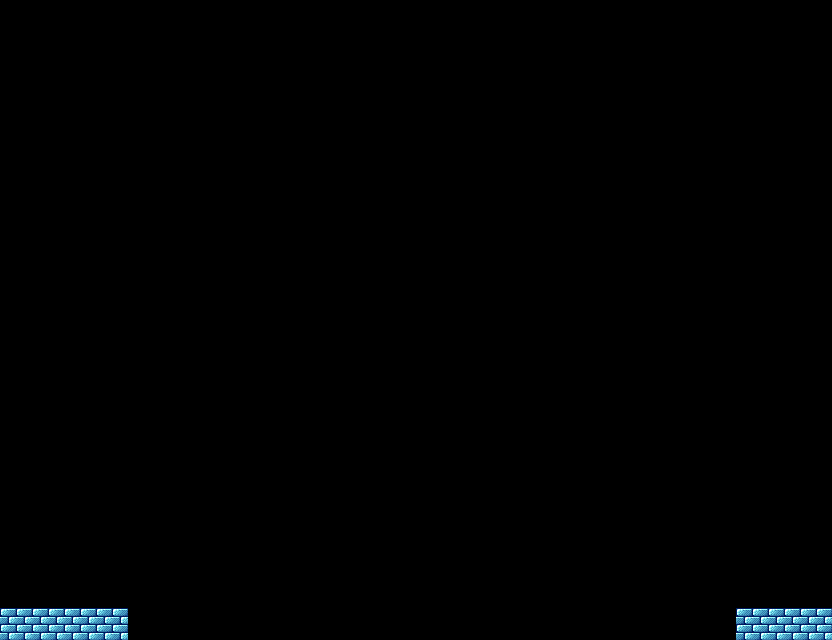

This is a level from a 2D game, rendered from its Tiled map with the project's own tilesets. A one-line summary and the map file follow, with tile-layer data summarised:
An orthogonal 26x20 tile map with 32x32 px tiles, 2 tile layers (Floor, Invisible), 2 tilesets and 4 objects (Start, End).

<map version="1.0" orientation="orthogonal" width="26" height="20" tilewidth="32" tileheight="32">
 <tileset firstgid="1" name="transparent" tilewidth="32" tileheight="32">
  <image source="Tiles/transparent.png" trans="ff00ff" width="32" height="32" />
 </tileset>
 <tileset firstgid="2" name="realtiles" tilewidth="32" tileheight="32">
  <image source="Tiles/realtiles.png" trans="ff00ff" width="192" height="544" />
 </tileset>
 <layer name="Floor" width="26" height="20">
  <data>[520 cells, 22 non-empty, 2 distinct tile ids]</data>
 </layer>
 <objectgroup name="Collision" width="26" height="20">
  <object x="0" y="608" width="384" height="32" />
  <object x="512" y="608" width="320" height="32" />
 </objectgroup>
 <layer name="Invisible" width="26" height="20">
  <data>[520 cells, 0 non-empty, 0 distinct tile ids]</data>
 </layer>
 <objectgroup name="Nodes" width="26" height="20">
  <object name="Start" x="27" y="552" width="13" height="10" />
  <object name="End" x="795" y="562" width="13" height="13" />
 </objectgroup>
</map>
